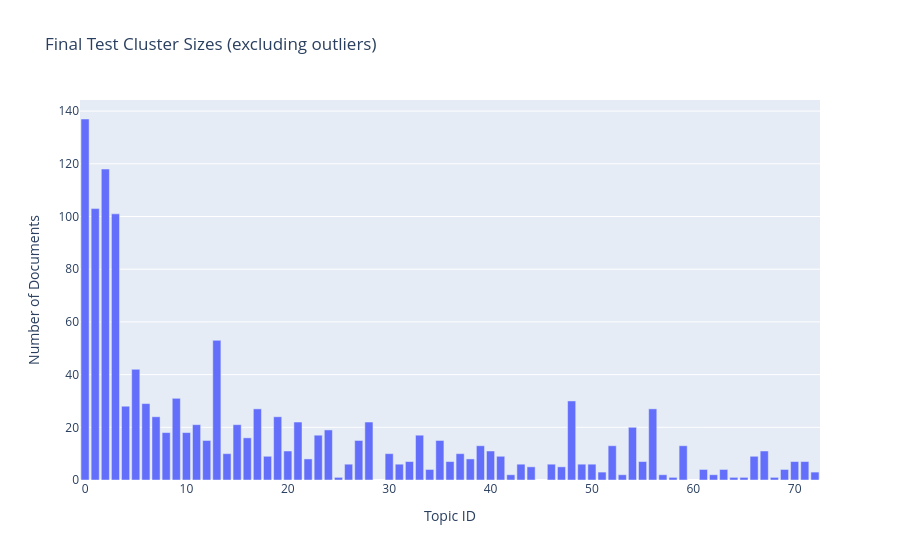
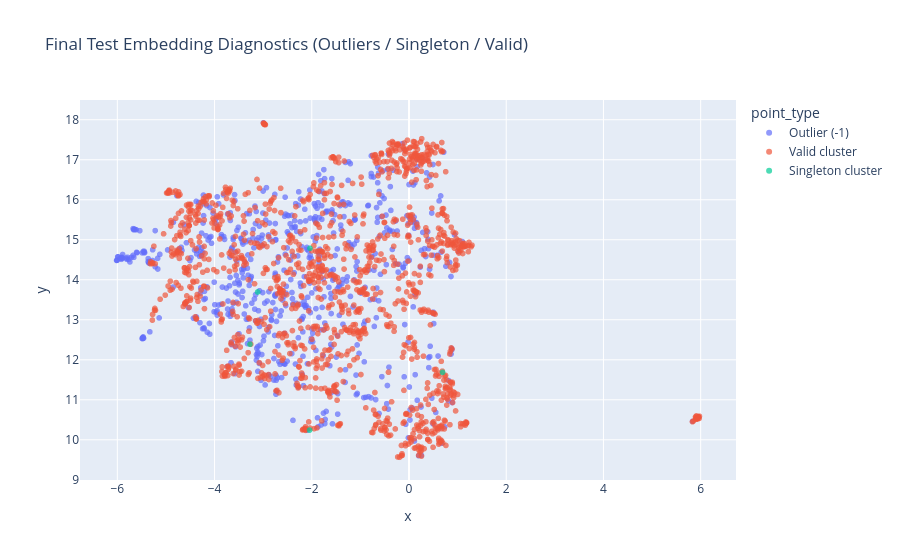
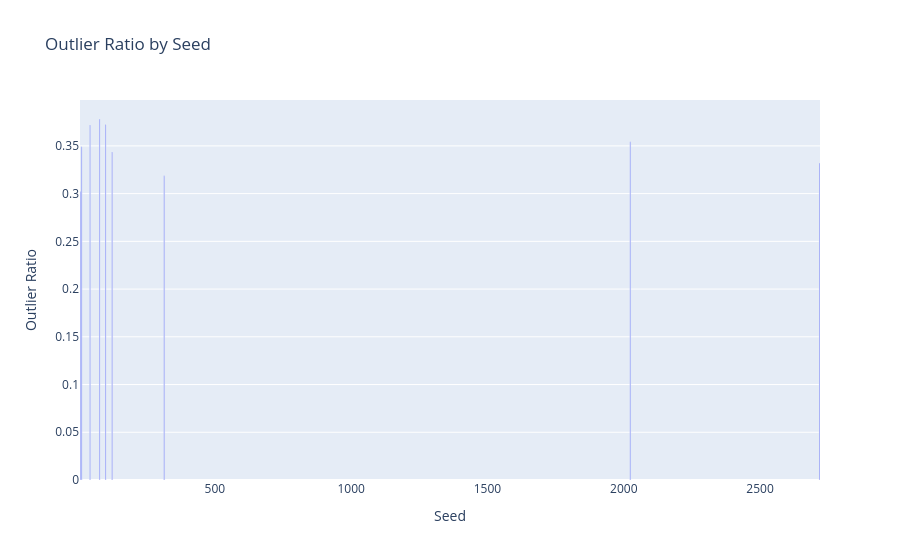
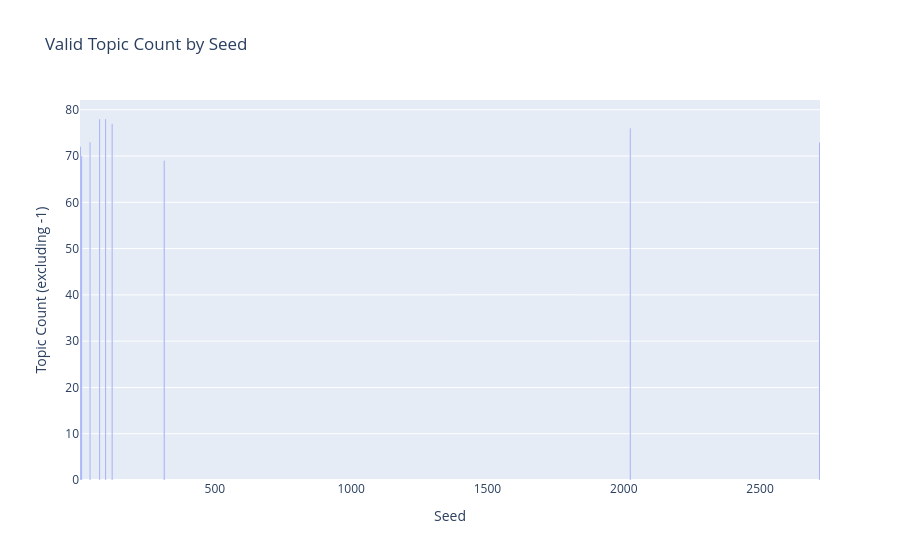

Here is the notebook cell these charts were saved with, in order:
### Code cell
import plotly.express as px

# Diagnostics use the currently available final test assignment (`test_topics`) and embeddings (`test_embeddings`).
if 'test_topics' not in globals() or 'test_embeddings' not in globals():
    raise RuntimeError('Please run Cell 24 first so `test_topics` and `test_embeddings` are available.')

labels = np.asarray(test_topics)
emb = np.asarray(test_embeddings)

if labels.shape[0] != emb.shape[0]:
    raise ValueError(f'Mismatch: labels={labels.shape[0]} vs embeddings={emb.shape[0]}')

is_outlier = labels == -1
outlier_ratio_now = float(np.mean(is_outlier)) if len(labels) > 0 else np.nan

valid_labels = labels[~is_outlier]
if len(valid_labels) > 0:
    cluster_size_series = pd.Series(valid_labels).value_counts().sort_values(ascending=False)
else:
    cluster_size_series = pd.Series(dtype='int64')

n_valid_clusters_now = int(cluster_size_series.shape[0])
singleton_topics_now = set(cluster_size_series[cluster_size_series == 1].index.tolist())
n_singletons_now = int(len(singleton_topics_now))

print('Final-clustering diagnostics (current test assignment):')
print(f'  Documents: {len(labels)}')
print(f'  Outlier ratio (-1): {outlier_ratio_now:.4f}')
print(f'  Valid clusters (excluding -1): {n_valid_clusters_now}')
print(f'  Singleton clusters: {n_singletons_now}')

if n_valid_clusters_now == 0:
    print('⚠️ No valid clusters found (all points are outliers).')
elif n_valid_clusters_now == 1:
    print('⚠️ Only one valid cluster found. Silhouette is undefined by design.')
if n_singletons_now > 0:
    print('⚠️ Singleton clusters present. Silhouette excludes them in our robust function.')

# 1) Cluster size distribution (excluding outliers)
if n_valid_clusters_now > 0:
    cluster_size_df = (
        cluster_size_series
        .rename_axis('Topic')
        .reset_index(name='Count')
        .sort_values('Count', ascending=False)
    )
    cluster_size_df['Topic'] = cluster_size_df['Topic'].astype(int)

    fig_sizes = px.bar(
        cluster_size_df,
        x='Topic',
        y='Count',
        title='Final Test Cluster Sizes (excluding outliers)',
        labels={'Topic': 'Topic ID', 'Count': 'Number of Documents'}
    )
    fig_sizes.show()
else:
    print('Cluster-size plot skipped (no valid clusters).')

# 2) 2D embedding view colored by diagnostic point type
# Recompute a 2D projection from test embeddings for visual inspection.
umap_viz = UMAP(n_neighbors=15, n_components=2, metric='cosine', random_state=42)
emb_2d = umap_viz.fit_transform(emb)

point_type = np.where(
    labels == -1,
    'Outlier (-1)',
    np.where(np.isin(labels, list(singleton_topics_now)), 'Singleton cluster', 'Valid cluster')
)

viz_df = pd.DataFrame({
    'x': emb_2d[:, 0],
    'y': emb_2d[:, 1],
    'topic': labels.astype(int),
    'point_type': point_type
})

fig_diag = px.scatter(
    viz_df,
    x='x',
    y='y',
    color='point_type',
    hover_data=['topic'],
    title='Final Test Embedding Diagnostics (Outliers / Singleton / Valid)'
)
fig_diag.update_traces(marker=dict(size=6, opacity=0.7))
fig_diag.show()

# 3) Seed-level context from the multi-seed run
if 'seed_results' in globals() and isinstance(seed_results, pd.DataFrame) and not seed_results.empty:
    seed_plot_df = seed_results.copy()

    fig_seed_outliers = px.bar(
        seed_plot_df,
        x='seed',
        y='test_outlier_ratio',
        title='Outlier Ratio by Seed',
        labels={'seed': 'Seed', 'test_outlier_ratio': 'Outlier Ratio'}
    )
    fig_seed_outliers.show()

    fig_seed_topics = px.bar(
        seed_plot_df,
        x='seed',
        y='test_topic_count',
        title='Valid Topic Count by Seed',
        labels={'seed': 'Seed', 'test_topic_count': 'Topic Count (excluding -1)'}
    )
    fig_seed_topics.show()
else:
    print('Seed-level plots skipped (run Cell 24 first to populate `seed_results`).')

### Figure 1 — Plotly figure (JSON) as saved in the notebook; plotly's stock layout.template omitted (floating-point values rounded to 4 significant figures)
{"data": [{"hovertemplate": "Topic ID=%{x}<br>Number of Documents=%{y}<extra></extra>", "legendgroup": "", "marker": {"color": "#636efa", "pattern": {"shape": ""}}, "name": "", "orientation": "v", "showlegend": false, "textposition": "auto", "type": "bar", "x": [0, 2, 1, 3, 13, 5, 9, 48, 6, 4, 56, 17, 7, 19, 28, 21, 11, 15, 54, 24, 8, 10, 33, 23, 16, 12, 27, 35, 59, 39, 52, 67, 20, 40, 30, 37, 14, 41, 66, 18, 22, 38, 55, 71, 70, 36, 32, 31, 49, 43, 46, 50, 26, 44, 47, 63, 34, 69, 61, 51, 72, 42, 62, 57, 53, 25, 68, 64, 58, 65], "xaxis": "x", "y": [137, 118, 103, 101, 53, 42, 31, 30, 29, 28, 27, 27, 24, 24, 22, 22, 21, 21, 20, 19, 18, 18, 17, 17, 16, 15, 15, 15, 13, 13, 13, 11, 11, 11, 10, 10, 10, 9, 9, 9, 8, 8, 7, 7, 7, 7, 7, 6, 6, 6, 6, 6, 6, 5, 5, 4, 4, 4, 4, 3, 3, 2, 2, 2, 2, 1, 1, 1, 1, 1], "yaxis": "y"}], "layout": {"barmode": "relative", "legend": {"tracegroupgap": 0}, "title": {"text": "Final Test Cluster Sizes (excluding outliers)"}, "xaxis": {"anchor": "y", "domain": [0, 1], "title": {"text": "Topic ID"}}, "yaxis": {"anchor": "x", "domain": [0, 1], "title": {"text": "Number of Documents"}}}}

### Figure 2 — Plotly figure (JSON) as saved in the notebook; plotly's stock layout.template omitted (floating-point values rounded to 4 significant figures; data arrays with more than 128 entries replaced by an {"elided": "..."} marker saying what was removed)
{"data": [{"customdata": {"elided": "642x1 int values"}, "hovertemplate": "point_type=Outlier (-1)<br>x=%{x}<br>y=%{y}<br>topic=%{customdata[0]}<extra></extra>", "legendgroup": "Outlier (-1)", "marker": {"color": "#636efa", "opacity": 0.7, "size": 6, "symbol": "circle"}, "mode": "markers", "name": "Outlier (-1)", "showlegend": true, "type": "scattergl", "x": {"elided": "642 float values"}, "xaxis": "x", "y": {"elided": "642 float values"}, "yaxis": "y"}, {"customdata": {"elided": "1286x1 int values"}, "hovertemplate": "point_type=Valid cluster<br>x=%{x}<br>y=%{y}<br>topic=%{customdata[0]}<extra></extra>", "legendgroup": "Valid cluster", "marker": {"color": "#EF553B", "opacity": 0.7, "size": 6, "symbol": "circle"}, "mode": "markers", "name": "Valid cluster", "showlegend": true, "type": "scattergl", "x": {"elided": "1286 float values"}, "xaxis": "x", "y": {"elided": "1286 float values"}, "yaxis": "y"}, {"customdata": [[25], [68], [64], [58], [65]], "hovertemplate": "point_type=Singleton cluster<br>x=%{x}<br>y=%{y}<br>topic=%{customdata[0]}<extra></extra>", "legendgroup": "Singleton cluster", "marker": {"color": "#00cc96", "opacity": 0.7, "size": 6, "symbol": "circle"}, "mode": "markers", "name": "Singleton cluster", "showlegend": true, "type": "scattergl", "x": [0.6904, -2.045, -2.038, -3.271, -3.114], "xaxis": "x", "y": [11.69, 10.24, 14.79, 12.39, 13.69], "yaxis": "y"}], "layout": {"legend": {"title": {"text": "point_type"}, "tracegroupgap": 0}, "title": {"text": "Final Test Embedding Diagnostics (Outliers / Singleton / Valid)"}, "xaxis": {"anchor": "y", "domain": [0, 1], "title": {"text": "x"}}, "yaxis": {"anchor": "x", "domain": [0, 1], "title": {"text": "y"}}}}

### Figure 3 — Plotly figure (JSON) as saved in the notebook; plotly's stock layout.template omitted (floating-point values rounded to 4 significant figures)
{"data": [{"hovertemplate": "Seed=%{x}<br>Outlier Ratio=%{y}<extra></extra>", "legendgroup": "", "marker": {"color": "#636efa", "pattern": {"shape": ""}}, "name": "", "orientation": "v", "showlegend": false, "textposition": "auto", "type": "bar", "x": [42, 7, 123, 2024, 99, 11, 77, 314, 2718], "xaxis": "x", "y": [0.372, 0.3021, 0.3435, 0.3544, 0.3725, 0.3492, 0.3782, 0.3187, 0.3321], "yaxis": "y"}], "layout": {"barmode": "relative", "legend": {"tracegroupgap": 0}, "title": {"text": "Outlier Ratio by Seed"}, "xaxis": {"anchor": "y", "domain": [0, 1], "title": {"text": "Seed"}}, "yaxis": {"anchor": "x", "domain": [0, 1], "title": {"text": "Outlier Ratio"}}}}

### Figure 4 — Plotly figure (JSON) as saved in the notebook; plotly's stock layout.template omitted (floating-point values rounded to 4 significant figures)
{"data": [{"hovertemplate": "Seed=%{x}<br>Topic Count (excluding -1)=%{y}<extra></extra>", "legendgroup": "", "marker": {"color": "#636efa", "pattern": {"shape": ""}}, "name": "", "orientation": "v", "showlegend": false, "textposition": "auto", "type": "bar", "x": [42, 7, 123, 2024, 99, 11, 77, 314, 2718], "xaxis": "x", "y": [73, 72, 77, 76, 78, 70, 78, 69, 73], "yaxis": "y"}], "layout": {"barmode": "relative", "legend": {"tracegroupgap": 0}, "title": {"text": "Valid Topic Count by Seed"}, "xaxis": {"anchor": "y", "domain": [0, 1], "title": {"text": "Seed"}}, "yaxis": {"anchor": "x", "domain": [0, 1], "title": {"text": "Topic Count (excluding -1)"}}}}
